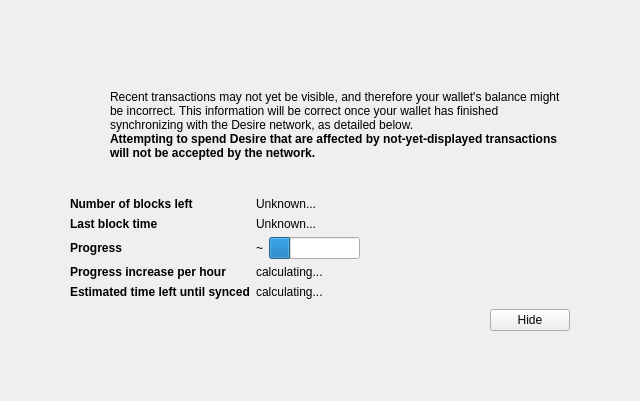
<?xml version="1.0" encoding="UTF-8"?>
<ui version="4.0">
 <class>ModalOverlay</class>
 <widget class="ModalOverlay" name="ModalOverlay">
  <property name="geometry">
   <rect>
    <x>0</x>
    <y>0</y>
    <width>640</width>
    <height>401</height>
   </rect>
  </property>
  <property name="windowTitle">
   <string>Form</string>
  </property>
  <layout class="QVBoxLayout" name="verticalLayout" stretch="0">
   <property name="sizeConstraint">
    <enum>QLayout::SetDefaultConstraint</enum>
   </property>
   <property name="leftMargin">
    <number>0</number>
   </property>
   <property name="topMargin">
    <number>0</number>
   </property>
   <property name="rightMargin">
    <number>0</number>
   </property>
   <property name="bottomMargin">
    <number>0</number>
   </property>
   <item>
    <widget class="QWidget" name="bgWidget" native="true">
     <property name="styleSheet">
      <string notr="true"/>
     </property>
     <layout class="QVBoxLayout" name="verticalLayoutMain" stretch="0">
      <property name="leftMargin">
       <number>60</number>
      </property>
      <property name="topMargin">
       <number>60</number>
      </property>
      <property name="rightMargin">
       <number>60</number>
      </property>
      <property name="bottomMargin">
       <number>60</number>
      </property>
      <item>
       <widget class="QWidget" name="contentWidget" native="true">
        <property name="styleSheet">
         <string notr="true"/>
        </property>
        <layout class="QVBoxLayout" name="verticalLayoutSub" stretch="1,0,0,0,0">
         <property name="spacing">
          <number>0</number>
         </property>
         <property name="leftMargin">
          <number>10</number>
         </property>
         <property name="topMargin">
          <number>10</number>
         </property>
         <property name="rightMargin">
          <number>10</number>
         </property>
         <property name="bottomMargin">
          <number>10</number>
         </property>
         <item>
          <layout class="QHBoxLayout" name="horizontalLayoutIconText" stretch="0,1">
           <property name="topMargin">
            <number>20</number>
           </property>
           <item>
            <layout class="QVBoxLayout" name="verticalLayoutIcon">
             <property name="leftMargin">
              <number>0</number>
             </property>
             <item>
              <widget class="QPushButton" name="warningIcon">
               <property name="enabled">
                <bool>false</bool>
               </property>
               <property name="text">
                <string/>
               </property>
               <property name="icon">
                <iconset>
                 <normaloff>:/icons/warning</normaloff>
                 <disabledoff>:/icons/warning</disabledoff>:/icons/warning</iconset>
               </property>
               <property name="iconSize">
                <size>
                 <width>48</width>
                 <height>48</height>
                </size>
               </property>
               <property name="flat">
                <bool>true</bool>
               </property>
              </widget>
             </item>
             <item>
              <spacer name="verticalSpacerWarningIcon">
               <property name="orientation">
                <enum>Qt::Vertical</enum>
               </property>
               <property name="sizeHint" stdset="0">
                <size>
                 <width>20</width>
                 <height>40</height>
                </size>
               </property>
              </spacer>
             </item>
            </layout>
           </item>
           <item>
            <layout class="QVBoxLayout" name="verticalLayoutInfoText">
             <property name="leftMargin">
              <number>0</number>
             </property>
             <property name="topMargin">
              <number>0</number>
             </property>
             <item>
              <widget class="QLabel" name="infoText">
               <property name="text">
                <string>Recent transactions may not yet be visible, and therefore your wallet's balance might be incorrect. This information will be correct once your wallet has finished synchronizing with the Desire network, as detailed below.</string>
               </property>
               <property name="textFormat">
                <enum>Qt::RichText</enum>
               </property>
               <property name="wordWrap">
                <bool>true</bool>
               </property>
              </widget>
             </item>
             <item>
              <widget class="QLabel" name="infoTextStrong">
               <property name="font">
                <font>
                 <weight>75</weight>
                 <bold>true</bold>
                </font>
               </property>
               <property name="text">
                <string>Attempting to spend Desire that are affected by not-yet-displayed transactions will not be accepted by the network.</string>
               </property>
               <property name="textFormat">
                <enum>Qt::RichText</enum>
               </property>
               <property name="wordWrap">
                <bool>true</bool>
               </property>
              </widget>
             </item>
             <item>
              <spacer name="verticalSpacerInTextSpace">
               <property name="orientation">
                <enum>Qt::Vertical</enum>
               </property>
               <property name="sizeHint" stdset="0">
                <size>
                 <width>20</width>
                 <height>40</height>
                </size>
               </property>
              </spacer>
             </item>
            </layout>
           </item>
          </layout>
         </item>
         <item>
          <spacer name="verticalSpacerAfterText">
           <property name="orientation">
            <enum>Qt::Vertical</enum>
           </property>
           <property name="sizeHint" stdset="0">
            <size>
             <width>20</width>
             <height>40</height>
            </size>
           </property>
          </spacer>
         </item>
         <item>
          <layout class="QFormLayout" name="formLayout">
           <property name="fieldGrowthPolicy">
            <enum>QFormLayout::FieldsStayAtSizeHint</enum>
           </property>
           <property name="horizontalSpacing">
            <number>6</number>
           </property>
           <property name="verticalSpacing">
            <number>6</number>
           </property>
           <property name="topMargin">
            <number>10</number>
           </property>
           <item row="0" column="0">
            <widget class="QLabel" name="labelNumberOfBlocksLeft">
             <property name="font">
              <font>
               <weight>75</weight>
               <bold>true</bold>
              </font>
             </property>
             <property name="text">
              <string>Number of blocks left</string>
             </property>
            </widget>
           </item>
           <item row="0" column="1">
            <widget class="QLabel" name="numberOfBlocksLeft">
             <property name="text">
              <string>Unknown...</string>
             </property>
            </widget>
           </item>
           <item row="1" column="0">
            <widget class="QLabel" name="labelLastBlockTime">
             <property name="font">
              <font>
               <weight>75</weight>
               <bold>true</bold>
              </font>
             </property>
             <property name="text">
              <string>Last block time</string>
             </property>
            </widget>
           </item>
           <item row="1" column="1">
            <widget class="QLabel" name="newestBlockDate">
             <property name="sizePolicy">
              <sizepolicy hsizetype="Maximum" vsizetype="Preferred">
               <horstretch>0</horstretch>
               <verstretch>0</verstretch>
              </sizepolicy>
             </property>
             <property name="text">
              <string>Unknown...</string>
             </property>
            </widget>
           </item>
           <item row="2" column="0">
            <widget class="QLabel" name="labelSyncDone">
             <property name="font">
              <font>
               <weight>75</weight>
               <bold>true</bold>
              </font>
             </property>
             <property name="text">
              <string>Progress</string>
             </property>
            </widget>
           </item>
           <item row="2" column="1">
            <layout class="QHBoxLayout" name="horizontalLayoutSync" stretch="0,1">
             <item>
              <widget class="QLabel" name="percentageProgress">
               <property name="text">
                <string>~</string>
               </property>
              </widget>
             </item>
             <item>
              <widget class="QProgressBar" name="progressBar">
               <property name="value">
                <number>24</number>
               </property>
               <property name="format">
                <string/>
               </property>
              </widget>
             </item>
            </layout>
           </item>
           <item row="4" column="0">
            <widget class="QLabel" name="labelProgressIncrease">
             <property name="font">
              <font>
               <weight>75</weight>
               <bold>true</bold>
              </font>
             </property>
             <property name="text">
              <string>Progress increase per hour</string>
             </property>
            </widget>
           </item>
           <item row="4" column="1">
            <widget class="QLabel" name="progressIncreasePerH">
             <property name="text">
              <string>calculating...</string>
             </property>
            </widget>
           </item>
           <item row="5" column="0">
            <widget class="QLabel" name="labelEstimatedTimeLeft">
             <property name="font">
              <font>
               <weight>75</weight>
               <bold>true</bold>
              </font>
             </property>
             <property name="text">
              <string>Estimated time left until synced</string>
             </property>
            </widget>
           </item>
           <item row="5" column="1">
            <widget class="QLabel" name="expectedTimeLeft">
             <property name="text">
              <string>calculating...</string>
             </property>
            </widget>
           </item>
          </layout>
         </item>
         <item>
          <layout class="QHBoxLayout" name="horizontalLayoutButtons">
           <property name="leftMargin">
            <number>10</number>
           </property>
           <property name="topMargin">
            <number>10</number>
           </property>
           <item>
            <spacer name="horizontalSpacer">
             <property name="orientation">
              <enum>Qt::Horizontal</enum>
             </property>
             <property name="sizeHint" stdset="0">
              <size>
               <width>40</width>
               <height>20</height>
              </size>
             </property>
            </spacer>
           </item>
           <item>
            <widget class="QPushButton" name="closeButton">
             <property name="text">
              <string>Hide</string>
             </property>
            </widget>
           </item>
          </layout>
         </item>
         <item>
          <layout class="QVBoxLayout" name="verticalLayout_2">
           <item>
            <spacer name="verticalSpacer">
             <property name="orientation">
              <enum>Qt::Vertical</enum>
             </property>
             <property name="sizeHint" stdset="0">
              <size>
               <width>20</width>
               <height>40</height>
              </size>
             </property>
            </spacer>
           </item>
          </layout>
         </item>
        </layout>
       </widget>
      </item>
     </layout>
    </widget>
   </item>
  </layout>
 </widget>
 <customwidgets>
  <customwidget>
   <class>ModalOverlay</class>
   <extends>QWidget</extends>
   <header>modaloverlay.h</header>
   <container>1</container>
  </customwidget>
 </customwidgets>
 <resources/>
 <connections/>
</ui>
